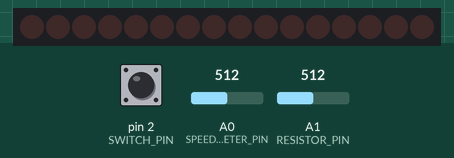
Simulated run of this sketch. Board: Arduino Uno, built with avr-gcc and run on an emulated ATmega328P. Parts: 16 shift-register outputs drawn as a row of LEDs (first output left, lit = HIGH). Wiring (inferred from the names in the program): 2 × shift register (74HC595): data pin 4; shift clock pin 6; latch pin 5. Wiring (inferred from the signals the program sends): row of LEDs: on Q0, Q1, Q2, Q3, Q4, Q5, Q6, Q7, Q8, Q9, Q10, Q11, Q12, Q13, Q14, Q15. The test bench sets the inputs (shaded band); at power-on: A1 (RESISTOR_PIN) = 512, pin 2 (SWITCH_PIN) LOW, A0 (SPEED_PENTIOMETER_PIN) = 512.

Above: at 1.2 s.
1.3 s: A1 (RESISTOR_PIN) set to 602
2.8 s: A1 (RESISTOR_PIN) set to 632
At 3.2 s:
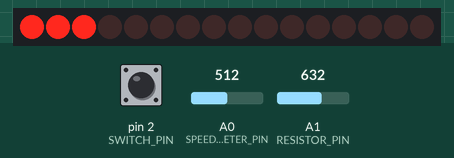
4.3 s: pin 2 (SWITCH_PIN) pulled HIGH for 0.15 s
At 4.38 s:
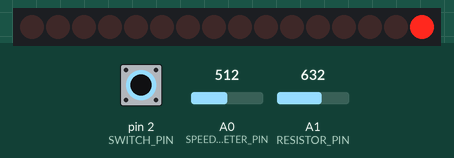
5.9 s: A1 (RESISTOR_PIN) set to 610
At 6.8 s:
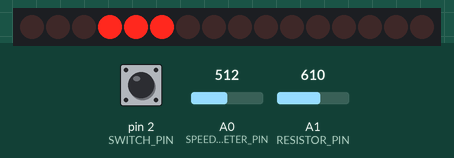
8.9 s: A1 (RESISTOR_PIN) set to 630
At 10.1 s:
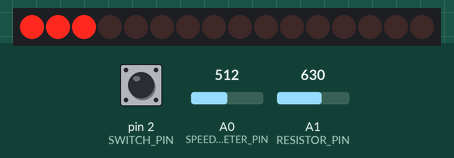
10.4 s: A1 (RESISTOR_PIN) set to 511
At 11.8 s:
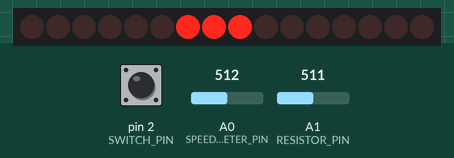
Timing chart, 0 to 14.4 s (numbered marks = the images above; inputs shaded):
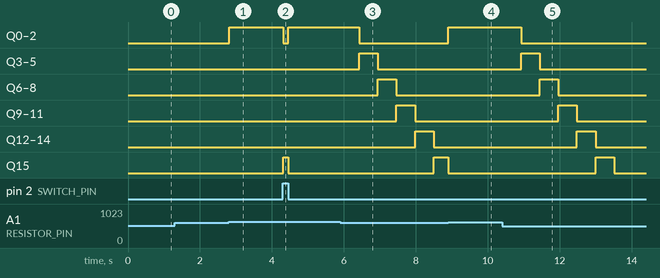

The sketch:

light_loop.ino
```cpp
/*
Adafruit Arduino - Lesson 4. 8 LEDs and a Shift Register
*/

int latchPin = 5;
int clockPin = 6;
int dataPin = 4;

byte leds[2];

#define NUM_LEDS 16
#define LEDS_PER_COLUMN 3
#define LEDS_PER_SHIFTER 8
#define SWITCH_PIN 2
#define SPEED_PENTIOMETER_PIN A0
#define RESISTOR_PIN A1


int pulseSourceX = -1;
int distanceFromPulse = 0;
unsigned long lastMovement = 0;
int threshold = 620;

void setup() {
  //set pins to output because they are addressed in the main loop
  pinMode(latchPin, OUTPUT);
  pinMode(dataPin, OUTPUT);
  pinMode(clockPin, OUTPUT);
  pinMode(RESISTOR_PIN, INPUT);
  pinMode(SWITCH_PIN, INPUT);
  pinMode(SPEED_PENTIOMETER_PIN, INPUT);
  Serial.begin(9600);
}

void loop() {
  // if button pressed
  if (digitalRead(SWITCH_PIN) == 1) {
    endPulse();
    setLed(NUM_LEDS -1, 1);
    updateShiftRegister();
  } else {
    // if light resistor surpassed the threshold
    if (analogRead(RESISTOR_PIN) > threshold) {
      Serial.read();

      startPulse();
    }

    advanceAnimation();
  }

  delay(10);
}

void startPulse() {
  pulseSourceX = 0;

  lastMovement = millis();
  distanceFromPulse = 0;
}

void advanceAnimation() {
  if (pulseSourceX >= 0) {

    if (distanceFromPulse > floor(NUM_LEDS / LEDS_PER_COLUMN)) {
      endPulse();
    } else {
      advancePulse();
    }
  }

  updateShiftRegister();
}

void advancePulse() {
  for(int i = 0; i < NUM_LEDS; i++) {
    int x = floor(i / LEDS_PER_COLUMN);
    int y = i % LEDS_PER_COLUMN;

    int distance = x - pulseSourceX;

    if(x == distanceFromPulse)
      setLed(i, 1);
    else
      setLed(i, 0);
  }

  int speed = analogRead(SPEED_PENTIOMETER_PIN);

  if (millis() - lastMovement > speed) {
    distanceFromPulse++;
    lastMovement = millis();
  }
}

void endPulse() {
  distanceFromPulse = 0;
  pulseSourceX = -1;
  leds[0] = 0;
  leds[1] = 0;
}

void setLed(int led, int onOrOff) {
  int shifterIndex = led / LEDS_PER_SHIFTER;

  int ledToSet = led % LEDS_PER_SHIFTER;
  if (onOrOff == 1)
    bitSet(leds[shifterIndex], ledToSet);
  else
    bitClear(leds[shifterIndex], ledToSet);
}

void printBits(byte myByte){
 for(byte mask = 0x80; mask; mask >>= 1){
   if(mask  & myByte)
       Serial.print('1');
   else
       Serial.print('0');
 }

  Serial.println("");
}

// This method sends bits to the shift register:
void updateShiftRegister()
{
   digitalWrite(latchPin, LOW);
   shiftOut(dataPin, clockPin, MSBFIRST, leds[1]);
   shiftOut(dataPin, clockPin, MSBFIRST, leds[0]);
   digitalWrite(latchPin, HIGH);
}
```

Measured:
- the behaviour switches between 620 and 621 on A1 (RESISTOR_PIN) (found by bisection; images 0 and 1)
- after the input at 1.3 s, every drawn part: stays the same
- after the input at 2.8 s, Q0–2: LOW → HIGH at once
- after the input at 4.3 s, Q0–2: HIGH → LOW at once, → HIGH 0.14 s later; Q15: LOW → HIGH at once, → LOW 0.14 s later
- after the input at 5.9 s, Q0–2: HIGH → LOW after 0.53 s; Q3–5: LOW → HIGH after 0.53 s, → LOW 0.52 s later; Q6–8: LOW → HIGH after 1.0 s, → LOW 0.52 s later; Q9–11: LOW → HIGH after 1.6 s, → LOW 0.52 s later; Q12–14: LOW → HIGH after 2.1 s, → LOW 0.52 s later
- after the input at 10.4 s, Q0–2: HIGH → LOW after 0.53 s; Q3–5: LOW → HIGH after 0.53 s, → LOW 0.52 s later; Q6–8: LOW → HIGH after 1.0 s, → LOW 0.52 s later; Q9–11: LOW → HIGH after 1.6 s, → LOW 0.52 s later; Q12–14: LOW → HIGH after 2.1 s, → LOW 0.52 s later
